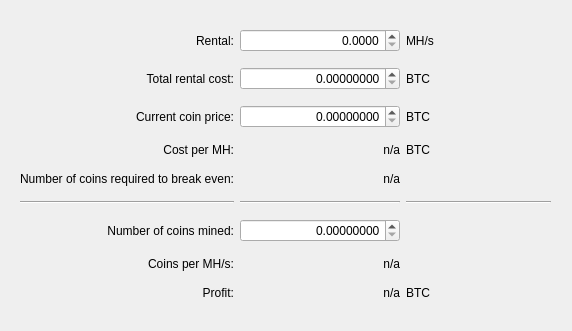
<?xml version="1.0" encoding="UTF-8"?>
<ui version="4.0">
 <class>MiningCalculator</class>
 <widget class="QWidget" name="MiningCalculator">
  <property name="geometry">
   <rect>
    <x>0</x>
    <y>0</y>
    <width>572</width>
    <height>331</height>
   </rect>
  </property>
  <property name="windowTitle">
   <string>Form</string>
  </property>
  <widget class="QWidget" name="gridLayoutWidget">
   <property name="geometry">
    <rect>
     <x>20</x>
     <y>20</y>
     <width>531</width>
     <height>291</height>
    </rect>
   </property>
   <layout class="QGridLayout" name="gridLayout">
    <item row="4" column="1">
     <widget class="QLabel" name="breakevenLabel">
      <property name="sizePolicy">
       <sizepolicy hsizetype="Preferred" vsizetype="Fixed">
        <horstretch>0</horstretch>
        <verstretch>0</verstretch>
       </sizepolicy>
      </property>
      <property name="text">
       <string>n/a</string>
      </property>
      <property name="alignment">
       <set>Qt::AlignRight|Qt::AlignTrailing|Qt::AlignVCenter</set>
      </property>
     </widget>
    </item>
    <item row="2" column="2">
     <widget class="QLabel" name="label_9">
      <property name="text">
       <string>BTC</string>
      </property>
     </widget>
    </item>
    <item row="3" column="0">
     <widget class="QLabel" name="label_13">
      <property name="text">
       <string>Cost per MH:</string>
      </property>
      <property name="alignment">
       <set>Qt::AlignRight|Qt::AlignTrailing|Qt::AlignVCenter</set>
      </property>
     </widget>
    </item>
    <item row="3" column="1">
     <widget class="QLabel" name="costPerMhLabel">
      <property name="sizePolicy">
       <sizepolicy hsizetype="Preferred" vsizetype="Fixed">
        <horstretch>0</horstretch>
        <verstretch>0</verstretch>
       </sizepolicy>
      </property>
      <property name="text">
       <string>n/a</string>
      </property>
      <property name="alignment">
       <set>Qt::AlignRight|Qt::AlignTrailing|Qt::AlignVCenter</set>
      </property>
     </widget>
    </item>
    <item row="7" column="0">
     <widget class="QLabel" name="label_6">
      <property name="text">
       <string>Number of coins mined:</string>
      </property>
      <property name="alignment">
       <set>Qt::AlignRight|Qt::AlignTrailing|Qt::AlignVCenter</set>
      </property>
     </widget>
    </item>
    <item row="1" column="1">
     <widget class="QDoubleSpinBox" name="rentalCostBox">
      <property name="minimumSize">
       <size>
        <width>160</width>
        <height>0</height>
       </size>
      </property>
      <property name="alignment">
       <set>Qt::AlignRight|Qt::AlignTrailing|Qt::AlignVCenter</set>
      </property>
      <property name="decimals">
       <number>8</number>
      </property>
      <property name="maximum">
       <double>9999999.999998999759555</double>
      </property>
      <property name="singleStep">
       <double>0.010000000000000</double>
      </property>
     </widget>
    </item>
    <item row="2" column="1">
     <widget class="QDoubleSpinBox" name="coinPriceBox">
      <property name="minimumSize">
       <size>
        <width>160</width>
        <height>0</height>
       </size>
      </property>
      <property name="alignment">
       <set>Qt::AlignRight|Qt::AlignTrailing|Qt::AlignVCenter</set>
      </property>
      <property name="decimals">
       <number>8</number>
      </property>
      <property name="maximum">
       <double>9999999.999998999759555</double>
      </property>
      <property name="singleStep">
       <double>0.000001000000000</double>
      </property>
     </widget>
    </item>
    <item row="0" column="1">
     <widget class="QDoubleSpinBox" name="megaHashesField">
      <property name="minimumSize">
       <size>
        <width>160</width>
        <height>0</height>
       </size>
      </property>
      <property name="alignment">
       <set>Qt::AlignRight|Qt::AlignTrailing|Qt::AlignVCenter</set>
      </property>
      <property name="decimals">
       <number>4</number>
      </property>
      <property name="maximum">
       <double>10000000.000000000000000</double>
      </property>
     </widget>
    </item>
    <item row="0" column="0">
     <widget class="QLabel" name="label">
      <property name="text">
       <string>Rental:</string>
      </property>
      <property name="alignment">
       <set>Qt::AlignRight|Qt::AlignTrailing|Qt::AlignVCenter</set>
      </property>
     </widget>
    </item>
    <item row="0" column="2">
     <widget class="QLabel" name="label_2">
      <property name="text">
       <string>MH/s</string>
      </property>
     </widget>
    </item>
    <item row="6" column="0">
     <widget class="Line" name="line">
      <property name="styleSheet">
       <string notr="true">color: rgb(255, 137, 0)</string>
      </property>
      <property name="orientation">
       <enum>Qt::Horizontal</enum>
      </property>
     </widget>
    </item>
    <item row="4" column="0">
     <widget class="QLabel" name="label_5">
      <property name="text">
       <string>Number of coins required to break even:</string>
      </property>
      <property name="alignment">
       <set>Qt::AlignRight|Qt::AlignTrailing|Qt::AlignVCenter</set>
      </property>
     </widget>
    </item>
    <item row="1" column="0">
     <widget class="QLabel" name="label_3">
      <property name="text">
       <string>Total rental cost:</string>
      </property>
      <property name="alignment">
       <set>Qt::AlignRight|Qt::AlignTrailing|Qt::AlignVCenter</set>
      </property>
     </widget>
    </item>
    <item row="7" column="1">
     <widget class="QDoubleSpinBox" name="coinsMinedField">
      <property name="minimumSize">
       <size>
        <width>160</width>
        <height>0</height>
       </size>
      </property>
      <property name="alignment">
       <set>Qt::AlignRight|Qt::AlignTrailing|Qt::AlignVCenter</set>
      </property>
      <property name="decimals">
       <number>8</number>
      </property>
      <property name="maximum">
       <double>9999999.999998999759555</double>
      </property>
     </widget>
    </item>
    <item row="1" column="2">
     <widget class="QLabel" name="label_8">
      <property name="text">
       <string>BTC</string>
      </property>
     </widget>
    </item>
    <item row="6" column="1">
     <widget class="Line" name="line_2">
      <property name="styleSheet">
       <string notr="true">color: rgb(255, 137, 0)</string>
      </property>
      <property name="orientation">
       <enum>Qt::Horizontal</enum>
      </property>
     </widget>
    </item>
    <item row="2" column="0">
     <widget class="QLabel" name="label_4">
      <property name="text">
       <string>Current coin price:</string>
      </property>
      <property name="alignment">
       <set>Qt::AlignRight|Qt::AlignTrailing|Qt::AlignVCenter</set>
      </property>
     </widget>
    </item>
    <item row="8" column="0">
     <widget class="QLabel" name="label_10">
      <property name="text">
       <string>Coins per MH/s:</string>
      </property>
      <property name="alignment">
       <set>Qt::AlignRight|Qt::AlignTrailing|Qt::AlignVCenter</set>
      </property>
     </widget>
    </item>
    <item row="9" column="0">
     <widget class="QLabel" name="label_7">
      <property name="text">
       <string>Profit:</string>
      </property>
      <property name="alignment">
       <set>Qt::AlignRight|Qt::AlignTrailing|Qt::AlignVCenter</set>
      </property>
     </widget>
    </item>
    <item row="9" column="1">
     <widget class="QLabel" name="profitLabel">
      <property name="sizePolicy">
       <sizepolicy hsizetype="Preferred" vsizetype="Fixed">
        <horstretch>0</horstretch>
        <verstretch>0</verstretch>
       </sizepolicy>
      </property>
      <property name="text">
       <string>n/a</string>
      </property>
      <property name="alignment">
       <set>Qt::AlignRight|Qt::AlignTrailing|Qt::AlignVCenter</set>
      </property>
     </widget>
    </item>
    <item row="9" column="2">
     <widget class="QLabel" name="label_12">
      <property name="text">
       <string>BTC</string>
      </property>
     </widget>
    </item>
    <item row="8" column="1">
     <widget class="QLabel" name="coinsPerMh">
      <property name="sizePolicy">
       <sizepolicy hsizetype="Preferred" vsizetype="Fixed">
        <horstretch>0</horstretch>
        <verstretch>0</verstretch>
       </sizepolicy>
      </property>
      <property name="text">
       <string>n/a</string>
      </property>
      <property name="alignment">
       <set>Qt::AlignRight|Qt::AlignTrailing|Qt::AlignVCenter</set>
      </property>
     </widget>
    </item>
    <item row="3" column="2">
     <widget class="QLabel" name="label_15">
      <property name="text">
       <string>BTC</string>
      </property>
     </widget>
    </item>
    <item row="6" column="2">
     <widget class="Line" name="line_4">
      <property name="styleSheet">
       <string notr="true">color: rgb(255, 137, 0)</string>
      </property>
      <property name="orientation">
       <enum>Qt::Horizontal</enum>
      </property>
     </widget>
    </item>
   </layout>
  </widget>
 </widget>
 <resources/>
 <connections/>
</ui>
